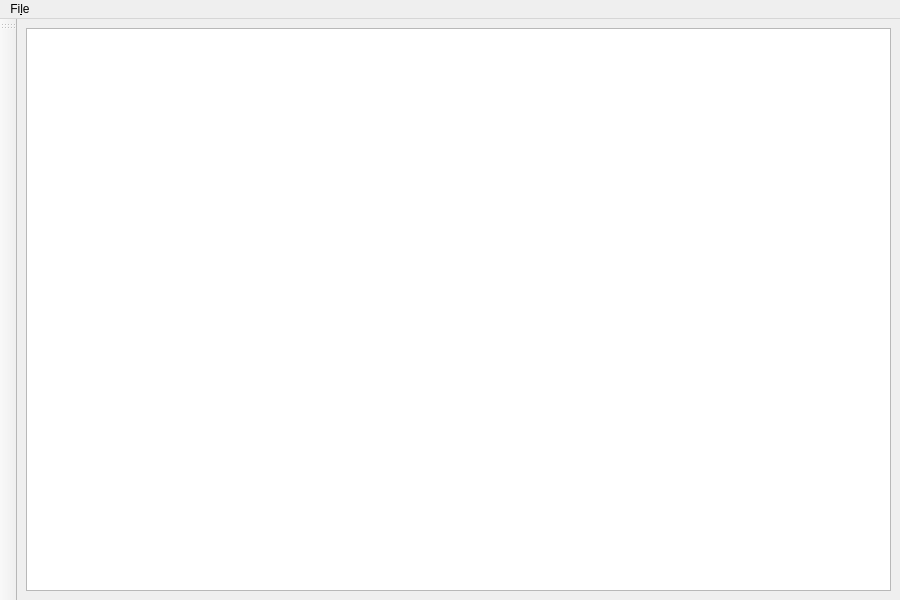
<?xml version="1.0" encoding="UTF-8"?>
<ui version="4.0">
 <class>ModelBuilder</class>
 <widget class="QMainWindow" name="ModelBuilder">
  <property name="windowModality">
   <enum>Qt::WindowModal</enum>
  </property>
  <property name="geometry">
   <rect>
    <x>0</x>
    <y>0</y>
    <width>900</width>
    <height>600</height>
   </rect>
  </property>
  <property name="windowTitle">
   <string>MainWindow</string>
  </property>
  <widget class="QWidget" name="centralwidget">
   <layout class="QVBoxLayout" name="verticalLayout">
    <item>
     <widget class="QStackedWidget" name="stackedWidget">
      <property name="currentIndex">
       <number>0</number>
      </property>
      <widget class="QWidget" name="page">
       <layout class="QVBoxLayout" name="verticalLayout_3">
        <property name="leftMargin">
         <number>0</number>
        </property>
        <property name="topMargin">
         <number>0</number>
        </property>
        <property name="rightMargin">
         <number>0</number>
        </property>
        <property name="bottomMargin">
         <number>0</number>
        </property>
        <item>
         <widget class="WorkspaceView" name="listView">
          <property name="editTriggers">
           <set>QAbstractItemView::NoEditTriggers</set>
          </property>
          <property name="verticalScrollMode">
           <enum>QAbstractItemView::ScrollPerPixel</enum>
          </property>
          <property name="indentation">
           <number>4</number>
          </property>
          <property name="rootIsDecorated">
           <bool>false</bool>
          </property>
          <property name="sortingEnabled">
           <bool>true</bool>
          </property>
          <property name="headerHidden">
           <bool>true</bool>
          </property>
         </widget>
        </item>
       </layout>
      </widget>
      <widget class="QWidget" name="page_2">
       <layout class="QVBoxLayout" name="verticalLayout_2" stretch="0,1">
        <property name="leftMargin">
         <number>0</number>
        </property>
        <property name="topMargin">
         <number>0</number>
        </property>
        <property name="rightMargin">
         <number>0</number>
        </property>
        <property name="bottomMargin">
         <number>0</number>
        </property>
        <item>
         <layout class="QHBoxLayout" name="horizontalLayout_2">
          <item>
           <widget class="QLabel" name="modelFile">
            <property name="text">
             <string>TextLabel</string>
            </property>
           </widget>
          </item>
          <item>
           <widget class="QToolButton" name="buttonHelp">
            <property name="styleSheet">
             <string notr="true">border: none;</string>
            </property>
            <property name="icon">
             <iconset resource="../Resource.qrc">
              <normaloff>:/img/Resources/help.png</normaloff>:/img/Resources/help.png</iconset>
            </property>
            <property name="iconSize">
             <size>
              <width>24</width>
              <height>24</height>
             </size>
            </property>
           </widget>
          </item>
          <item>
           <widget class="QToolButton" name="buttonClose">
            <property name="styleSheet">
             <string notr="true">border: none;</string>
            </property>
            <property name="icon">
             <iconset resource="../Resource.qrc">
              <normaloff>:/img/Resources/exit.png</normaloff>:/img/Resources/exit.png</iconset>
            </property>
            <property name="iconSize">
             <size>
              <width>20</width>
              <height>20</height>
             </size>
            </property>
           </widget>
          </item>
         </layout>
        </item>
        <item>
         <widget class="Editor" name="editor" native="true"/>
        </item>
       </layout>
      </widget>
     </widget>
    </item>
   </layout>
  </widget>
  <widget class="QMenuBar" name="menubar">
   <property name="geometry">
    <rect>
     <x>0</x>
     <y>0</y>
     <width>900</width>
     <height>21</height>
    </rect>
   </property>
   <widget class="QMenu" name="menuFile">
    <property name="title">
     <string>Fi&amp;le</string>
    </property>
    <addaction name="actionNew"/>
    <addaction name="separator"/>
    <addaction name="actionEdit"/>
    <addaction name="actionSave"/>
    <addaction name="separator"/>
    <addaction name="actionDelete"/>
    <addaction name="separator"/>
    <addaction name="actionExit"/>
   </widget>
   <addaction name="menuFile"/>
  </widget>
  <widget class="QToolBar" name="toolBar">
   <property name="windowTitle">
    <string>toolBar</string>
   </property>
   <attribute name="toolBarArea">
    <enum>LeftToolBarArea</enum>
   </attribute>
   <attribute name="toolBarBreak">
    <bool>false</bool>
   </attribute>
  </widget>
  <action name="actionExit">
   <property name="icon">
    <iconset resource="../Resource.qrc">
     <normaloff>:/img/Resources/exit.png</normaloff>:/img/Resources/exit.png</iconset>
   </property>
   <property name="text">
    <string>E&amp;xit</string>
   </property>
  </action>
  <action name="actionSave">
   <property name="icon">
    <iconset resource="../Resource.qrc">
     <normaloff>:/img/Resources/save.png</normaloff>:/img/Resources/save.png</iconset>
   </property>
   <property name="text">
    <string>&amp;Save</string>
   </property>
   <property name="shortcut">
    <string>Ctrl+S</string>
   </property>
  </action>
  <action name="actionDelete">
   <property name="icon">
    <iconset resource="../Resource.qrc">
     <normaloff>:/img/Resources/delete.png</normaloff>:/img/Resources/delete.png</iconset>
   </property>
   <property name="text">
    <string>&amp;Delete</string>
   </property>
   <property name="shortcut">
    <string>Del</string>
   </property>
  </action>
  <action name="actionNew">
   <property name="icon">
    <iconset resource="../Resource.qrc">
     <normaloff>:/img/Resources/model-new.png</normaloff>:/img/Resources/model-new.png</iconset>
   </property>
   <property name="text">
    <string>&amp;New</string>
   </property>
   <property name="shortcut">
    <string>Ctrl+N</string>
   </property>
  </action>
  <action name="actionEdit">
   <property name="icon">
    <iconset resource="../Resource.qrc">
     <normaloff>:/img/Resources/open.png</normaloff>:/img/Resources/open.png</iconset>
   </property>
   <property name="text">
    <string>&amp;Open</string>
   </property>
   <property name="shortcut">
    <string>Ctrl+P</string>
   </property>
  </action>
 </widget>
 <customwidgets>
  <customwidget>
   <class>WorkspaceView</class>
   <extends>QTreeView</extends>
   <header location="global">workspaceview.h</header>
  </customwidget>
  <customwidget>
   <class>Editor</class>
   <extends>QWidget</extends>
   <header>editor.h</header>
   <container>1</container>
  </customwidget>
 </customwidgets>
 <resources>
  <include location="../Resource.qrc"/>
 </resources>
 <connections>
  <connection>
   <sender>actionExit</sender>
   <signal>triggered()</signal>
   <receiver>ModelBuilder</receiver>
   <slot>close()</slot>
   <hints>
    <hint type="sourcelabel">
     <x>-1</x>
     <y>-1</y>
    </hint>
    <hint type="destinationlabel">
     <x>399</x>
     <y>299</y>
    </hint>
   </hints>
  </connection>
 </connections>
 <slots>
  <slot>animate()</slot>
 </slots>
</ui>
